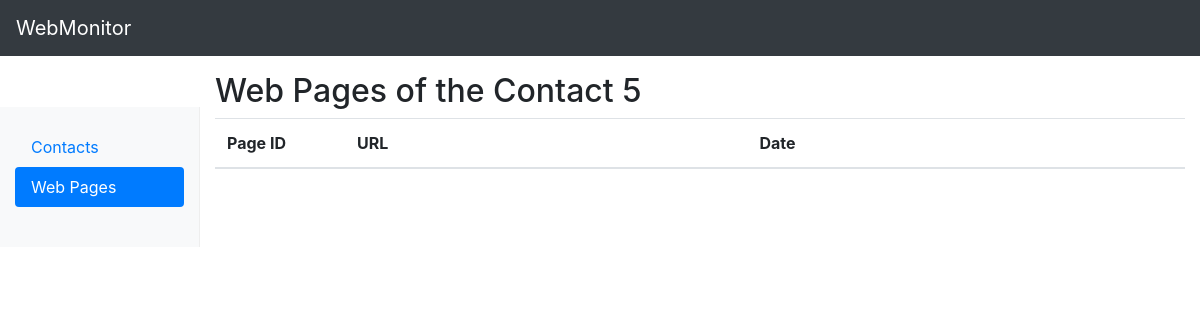
Page /pages/5 on the earlier database version.
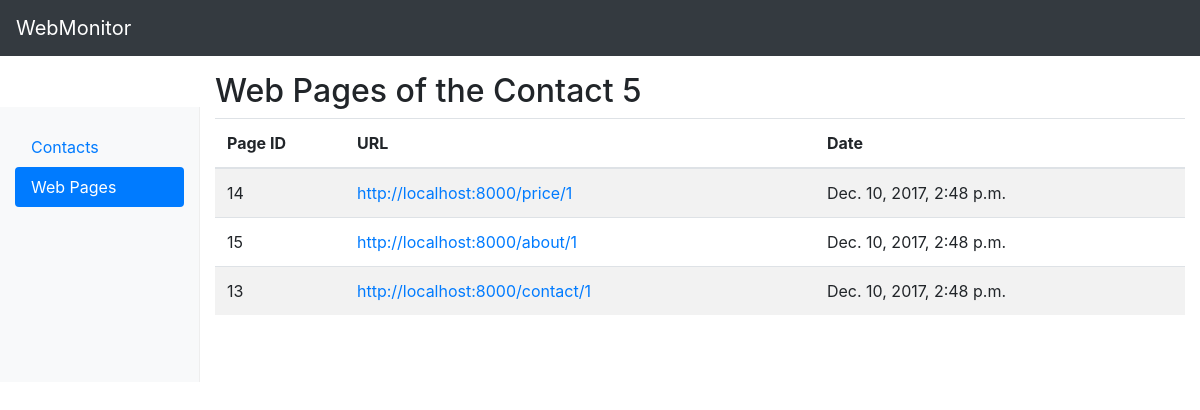
Same page on the later database version.
### monitoring_board/models.py (models this page shows, shortened)
class Page(models.Model):
    contact = models.ForeignKey(Contact, on_delete=models.CASCADE, null=True)
    url = models.CharField(max_length=500)
    date = models.DateTimeField()

### monitoring_board/views.py (the view)
# urls.py: url(r'^pages/(?P<contact_id>[0-9]+)$', views.pages, name='pages'),
def pages(request, contact_id):
    page_list = Page.objects.filter(contact=contact_id).order_by('-date')
    return render(request, 'monitoring_board/pages.html',
                  {'active_pages': True, 'page_list': page_list, 'contact_id': contact_id})

### monitoring_board/templates/monitoring_board/pages.html
{% extends 'monitoring_board/base.html' %}
{% load staticfiles %}
{% block table_title %}
    Web Pages of the Contact {{ contact_id }}
{% endblock %}
{% block table_columns %}
    <th width="130px">Page ID</th>
    <th>URL</th>
    <th>Date</th>
{% endblock %}
{% block table_content %}
    {% for page in page_list %}
        <tr>
            <td>{{ page.id }}</td>
            <td><a href="{{ page.url }}" target="_blank">{{ page.url }}</a></td>
            <td>{{ page.date }}</td>
        </tr>
    {% endfor %}
{% endblock %}

Differences in the rows shown:
added Page: id "14", url "http://localhost:8000/price/1", date "Dec. 10, 2017, 2:48 p.m."
added Page: id "15", url "http://localhost:8000/about/1", date "Dec. 10, 2017, 2:48 p.m."
added Page: id "13", url "http://localhost:8000/contact/1", date "Dec. 10, 2017, 2:48 p.m."
